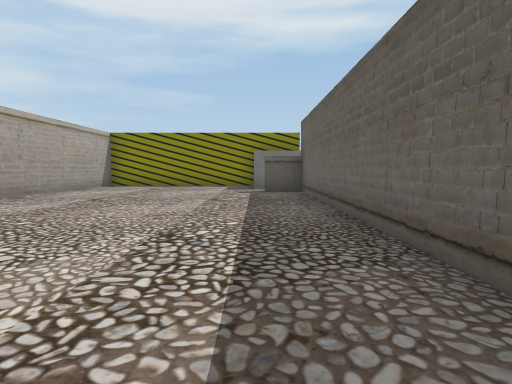
view 1 (above)

21 first-person views from a walk through a Unity game level. The camera is 1.3 m above the floor, tilts 4° down and sees 75° across. The floor is counted in squares, 2 m on a side. Each view is taken from the middle of a square. On the plan, view 1 faces up. The plan holds only what a view shows up to about 10 squares ahead; the rest is blank. The player character is not drawn. Some surface patterns are stand-ins.

view 2
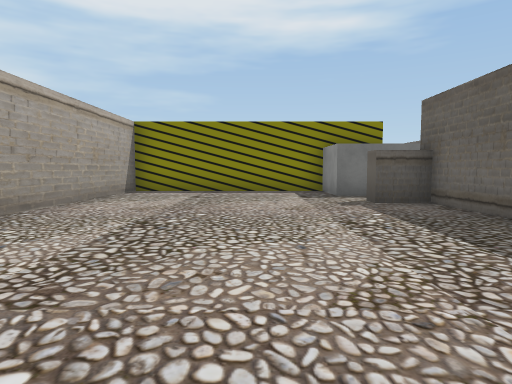

view 3
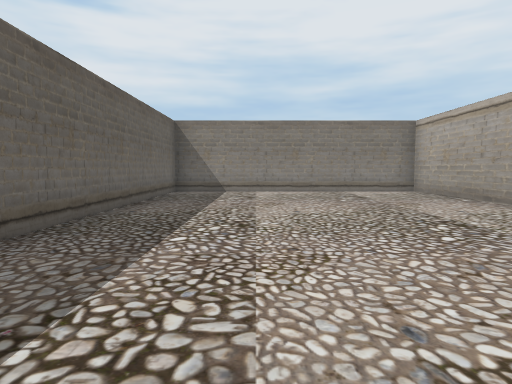

view 4
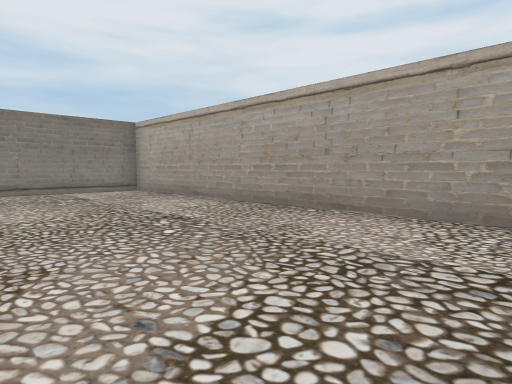

view 5
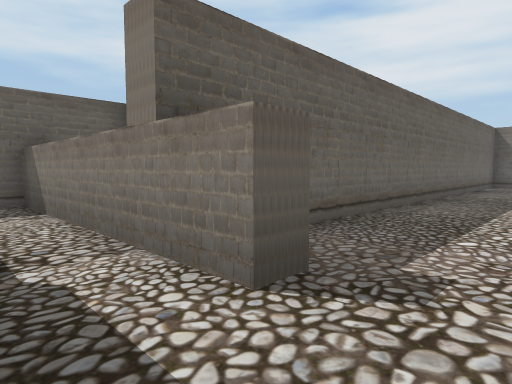

view 6
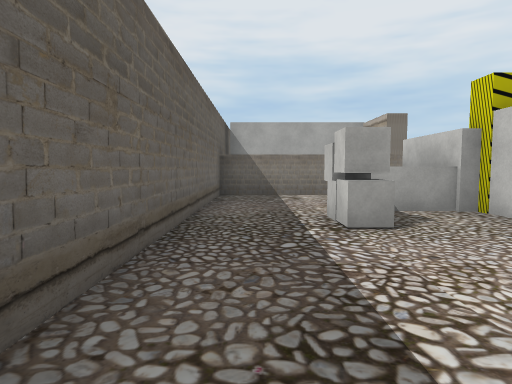

view 7
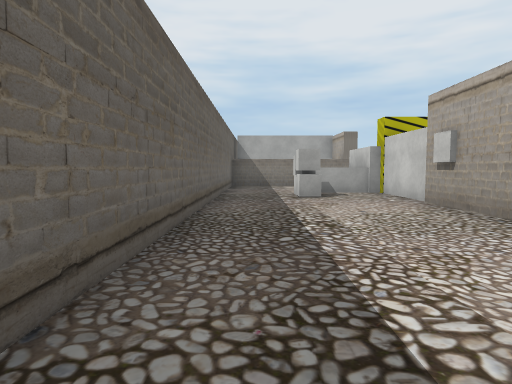

view 8
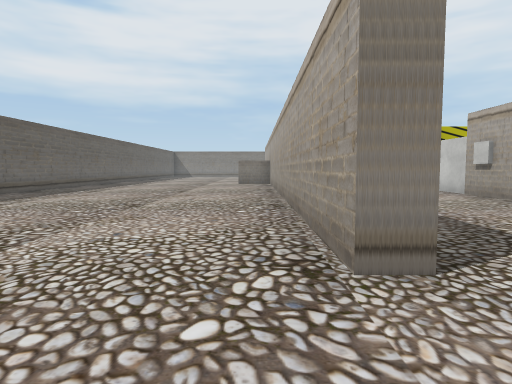

view 9
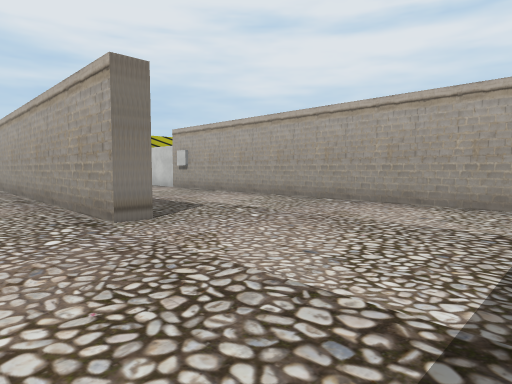

view 10
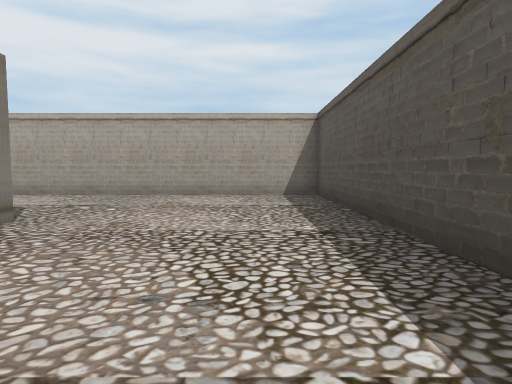

view 11
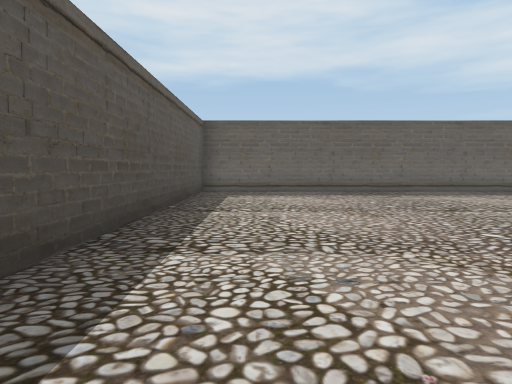

view 12
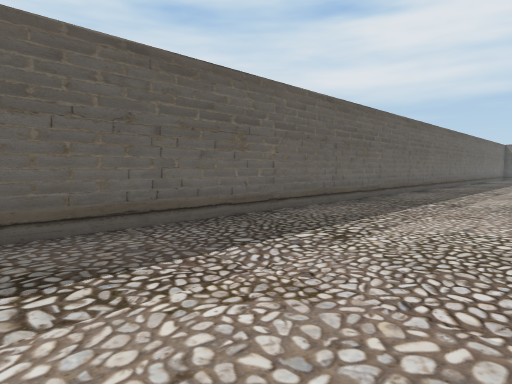

view 13
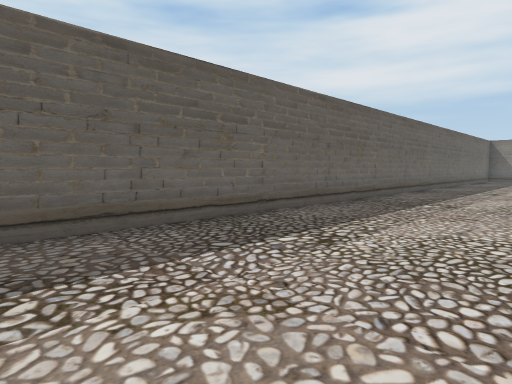

view 14
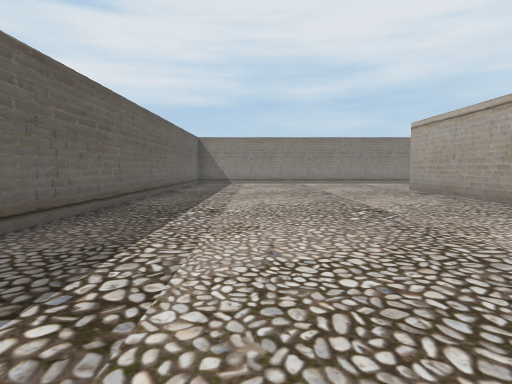

view 15
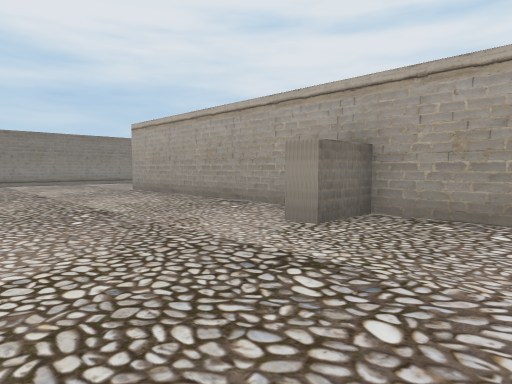

view 16
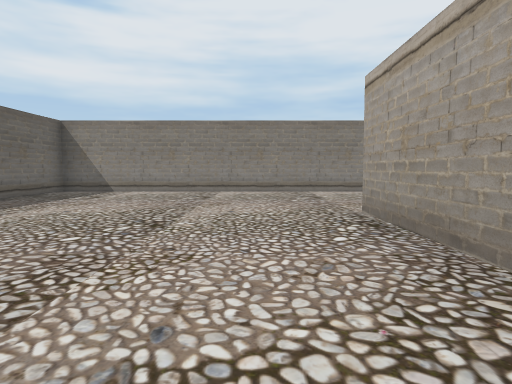

view 17
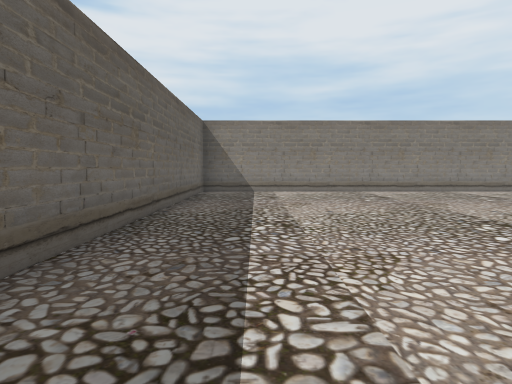

view 18
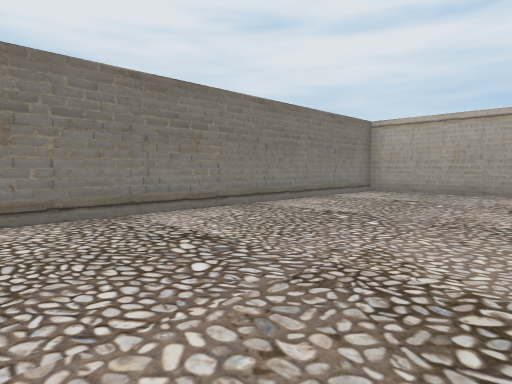

view 19
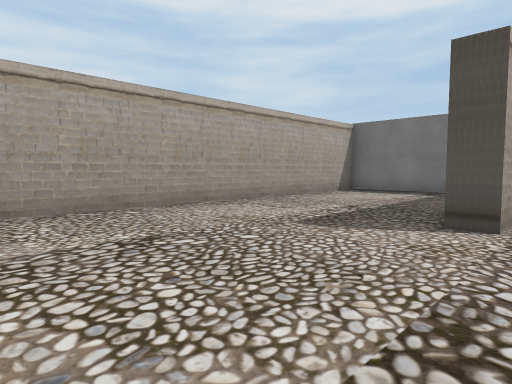

view 20
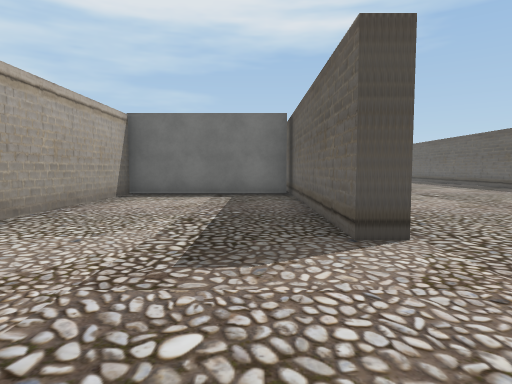

view 21
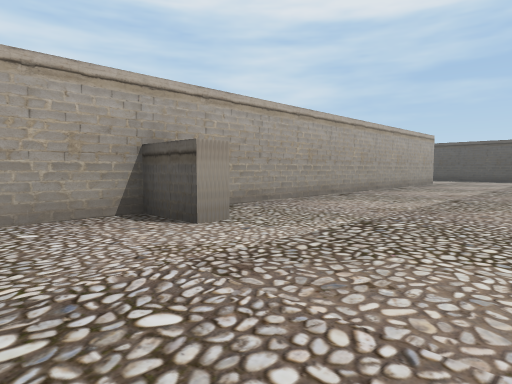

### Floor plan
Ten units are one square. View 1 is at (0, 0); x grows to the right and y downward. Boxes are objects, and circles mark ways between rooms. Rooms are numbered by the first view taken in them; rooms with no view inside come last. Other rooms are left out.
<svg viewBox="-60 -270 200 300">
<path fill="none" stroke="#000" d="M8 -110 -1 -110 -1 -127 -55 -127 -55 25 13 25 13 -93 2 -93 2 -98 24 -98M24 -98 59 -98 59 -209M18 -130 18 -110M16 -154 16 -129 34 -129M59 -220 64 -220 64 -98 78 -98 78 -93 64 -93 64 -20 59 -20 59 -74 18 -74 18 25 135 25 135 -265 18 -265 18 -168"/>
<rect x="15" y="-165" width="10" height="10" fill="#bbb"><title>other object</title></rect>
<rect x="35" y="-135" width="10" height="10" fill="#bbb"><title>other object</title></rect>
<rect x="35" y="-145" width="10" height="10" fill="#bbb"><title>other object</title></rect>
<circle cx="15" cy="-100" r="3" fill="#2a7"/>
<text x="-20" y="-50">1</text>
<text x="80" y="-120">2</text>
</svg>
Room 1 opens to room 2.

Where each view was taken, in squares from view 1:
view 1: 0 up, 0 right, facing up
view 2: 3 up, 2 left, facing up
view 3: 7 up, 1 left, facing down
view 4: 7 up, 1 left, facing down-left
view 5: 11 up, 1 left, facing down-right
view 6: 18 up, 5 right, facing down
view 7: 22 up, 5 right, facing down
view 8: 24 up, 7 right, facing down
view 9: 26 up, 8 right, facing down-left
view 10: 25 up, 10 right, facing left
view 11: 25 up, 4 right, facing right
view 12: 21 up, 10 right, facing down-right
view 13: 17 up, 10 right, facing down-right
view 14: 12 up, 11 right, facing down
view 15: 12 up, 11 right, facing down-left
view 16: 7 up, 8 right, facing down
view 17: 7 up, 12 right, facing down
view 18: 2 up, 11 right, facing down-left
view 19: 2 down, 7 right, facing up-left
view 20: 1 down, 5 right, facing up
view 21: 7 up, 11 right, facing up-left
